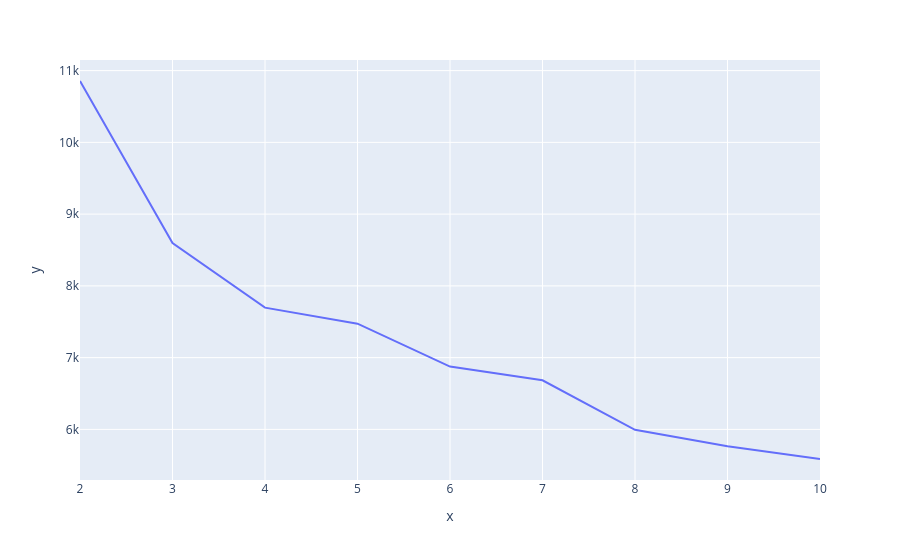

Notebook source saved alongside this figure:
### Code cell
fig = px.line(x = range(2,11), y = wcss)
fig.show()

### Figure 1 — Plotly figure (JSON) as saved in the notebook; plotly's stock layout.template omitted (floating-point values rounded to 4 significant figures)
{"data": [{"hovertemplate": "x=%{x}<br>y=%{y}<extra></extra>", "legendgroup": "", "line": {"color": "#636efa", "dash": "solid"}, "marker": {"symbol": "circle"}, "mode": "lines", "name": "", "orientation": "v", "showlegend": false, "type": "scatter", "x": [2, 3, 4, 5, 6, 7, 8, 9, 10], "xaxis": "x", "y": [10860.0, 8597.0, 7697.0, 7474.0, 6876.0, 6684.0, 5994.0, 5764.0, 5588.0], "yaxis": "y"}], "layout": {"legend": {"tracegroupgap": 0}, "margin": {"t": 60}, "xaxis": {"anchor": "y", "domain": [0, 1], "title": {"text": "x"}}, "yaxis": {"anchor": "x", "domain": [0, 1], "title": {"text": "y"}}}}
